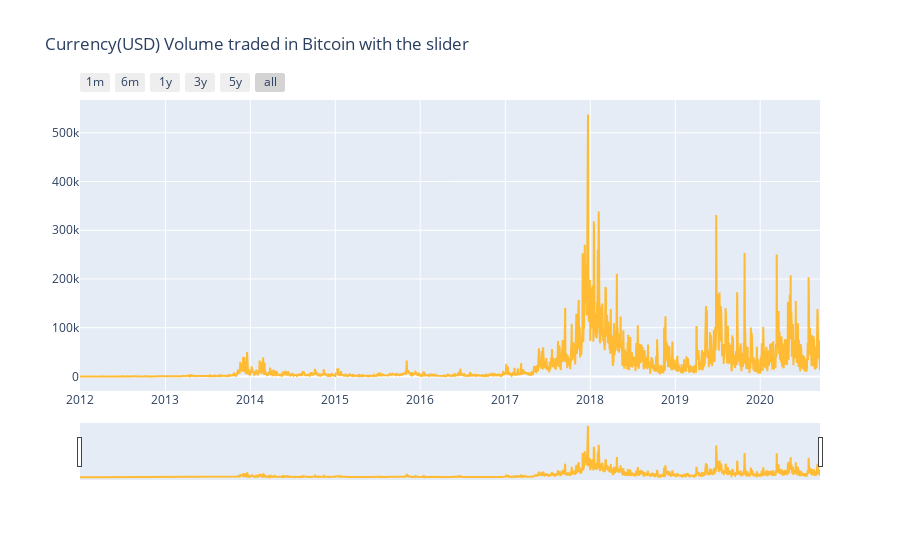

The notebook cell saved with this chart:
### Code cell
trace1 = go.Scatter(
    x = bitstamp_daily['Timestamp'],
    y = bitstamp_daily['Volume_(Currency)'].astype(float),
    mode = 'lines',
    name = 'Currency',
    marker = dict(
            color='#FFBB33')
)

layout = dict(
    title='Currency(USD) Volume traded in Bitcoin with the slider',
    xaxis=dict(
        rangeselector=dict(
            buttons=list([
                dict(count=1,
                     label='1m',
                     step='month',
                     stepmode='backward'),
                dict(count=6,
                     label='6m',
                     step='month',
                     stepmode='backward'),
                dict(count=12,
                     label='1y',
                     step='month',
                     stepmode='backward'),
                dict(count=36,
                     label='3y',
                     step='month',
                     stepmode='backward'),
                dict(count=60,
                     label='5y',
                     step='month',
                     stepmode='backward'),
                dict(step='all')
            ])
        ),
        rangeslider=dict(
            visible = True
        ),
        type='date'
    )
)

data = [trace1]
fig = dict(data=data, layout=layout)
iplot(fig, filename = "Time Series with Rangeslider")

### Figure 1 — Plotly figure (JSON) as saved in the notebook; plotly's stock layout.template omitted (floating-point values rounded to 4 significant figures; data arrays with more than 128 entries replaced by an {"elided": "..."} marker saying what was removed)
{"data": [{"marker": {"color": "#FFBB33"}, "mode": "lines", "name": "Currency", "type": "scatter", "x": {"elided": "3181 str values"}, "y": {"elided": "3181 float values"}}], "layout": {"title": {"text": "Currency(USD) Volume traded in Bitcoin with the slider"}, "xaxis": {"rangeselector": {"buttons": [{"count": 1, "label": "1m", "step": "month", "stepmode": "backward"}, {"count": 6, "label": "6m", "step": "month", "stepmode": "backward"}, {"count": 12, "label": "1y", "step": "month", "stepmode": "backward"}, {"count": 36, "label": "3y", "step": "month", "stepmode": "backward"}, {"count": 60, "label": "5y", "step": "month", "stepmode": "backward"}, {"step": "all"}]}, "rangeslider": {"visible": true}, "type": "date"}}}
